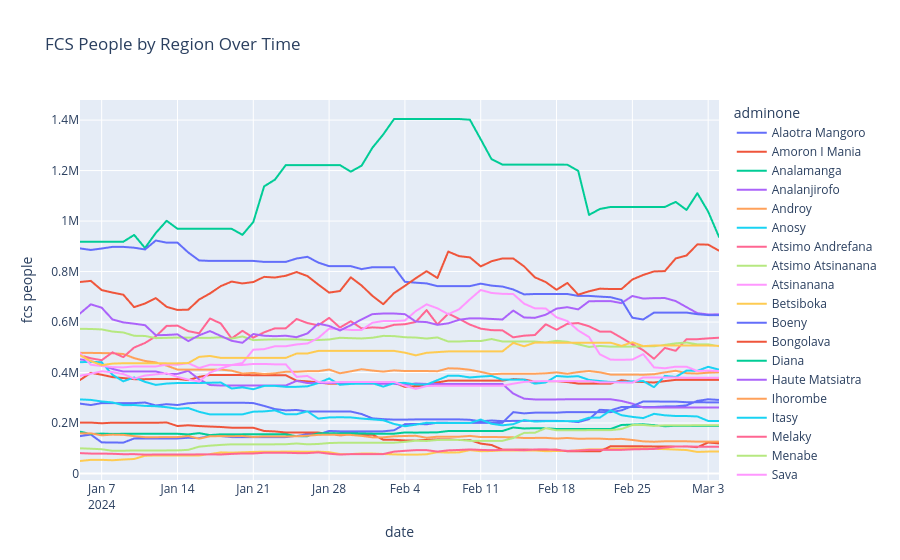

Here is the notebook cell this chart was saved with:
### Code cell
def visualize_line_by_region(df, date_col, region_col, value_col, title):
    """
    Create a line chart showing the evolution of one indicator by region over time.
    Input:
        df (DataFrame): Data source
        date_col (str): Column name for dates
        region_col (str): Column name for regions
        value_col (str): Column name for the indicator
        title (str): Chart title
    Output:
        Plotly Figure
    """
    fig = px.line(df, x=date_col, y=value_col, color=region_col, title=title)
    return fig


fig = visualize_line_by_region(
    grouped,
    date_col="date",
    region_col="adminone",
    value_col="fcs people",
    title="FCS People by Region Over Time"
)
fig.show()
